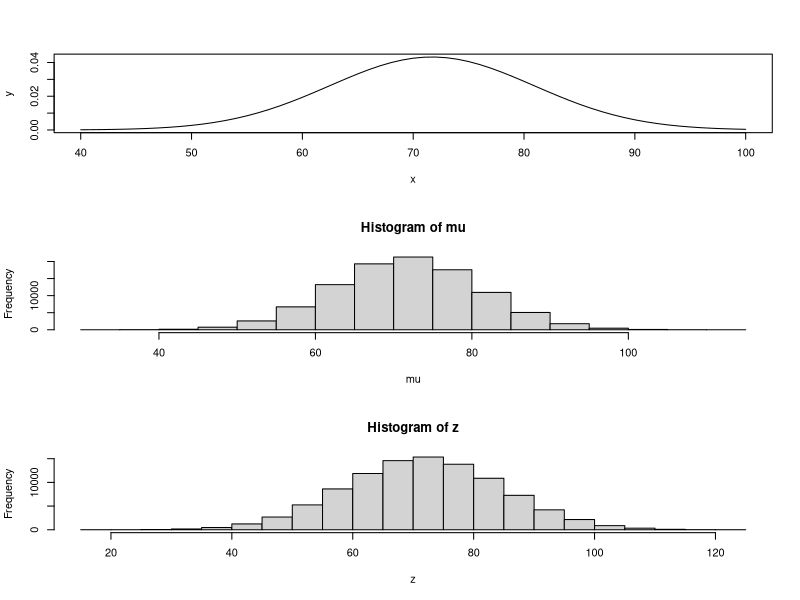
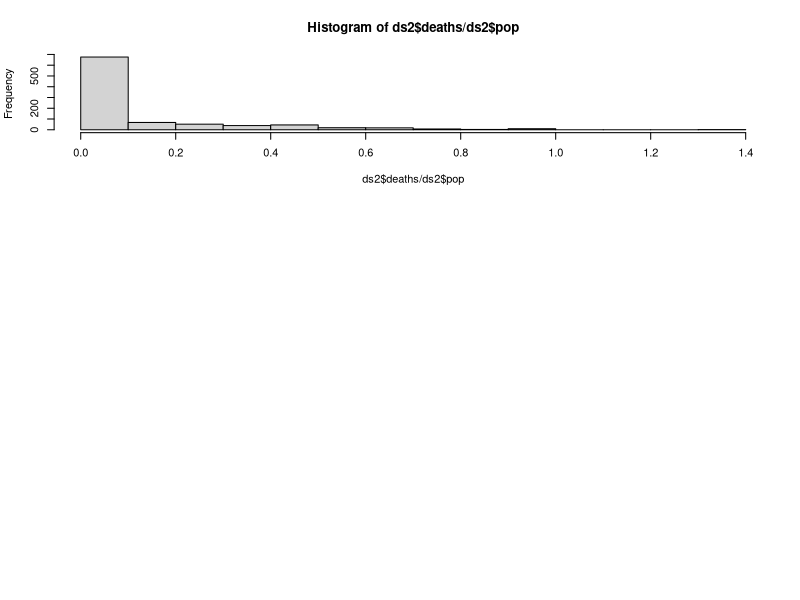

These figures' R source, in order: (Note: this script raises an error after producing the figures.)


par(mfrow=c(3,1))

x = seq(40,100,1)
y = dnorm(x, mean=71.69, sd=9.22)
plot(x,y, type='l')


mu = rnorm(100000, 71.69, sd=9.22) 
hist(mu)

z = rnorm(100000, mean=mu, sd=9) 


hist(z)
#
 
list.files() 
DP = read.csv('test_data.csv') 
head(DP)

ds1 = data.frame(YA=DP$YA, year=DP$Year.x, age = DP$Age.x, deaths=DP$Total.y, pop=DP$Total.x) 
ds2 = ds1[ds1$year>2000, ]
head(ds2) ; tail(ds2) ; hist(ds2$deaths/ds2$pop)

ds2$bins = ifelse( (ds2$deaths<=9 & ds2$deaths>=1), 1, 0)

ds2$pop = as.integer(ds2$pop)
ds2$deaths = as.integer(ds2$deaths)


m = glm(deaths ~ age + year + offset(log(pop)), data=ds2, family='poisson') 
summary(m)


year = ds2$year - 2000 
age  = ds2$age
o = log(ds2$pop)
n.deaths = ds2$deaths

binned = (ds2$bins==1) 
not.binned = (ds2$bins==0) 
n.not.binned = length(ds2$bins) - sum(ds2$bins) 
n.binned = sum(ds2$bins)
n.not.binned.plus.1 = n.not.binned+1
n.all = n.not.binned + n.binned

est=c(-11, 0.11, -0.01) # inital values 
fit2 = optim(par=est, fn=loglik,
             method="BFGS",
             hessian=TRUE, 
             control=list(fnscale=-1)); #maximize instead of min 




loglik=function(par) { # for comb. of binned and
  # unbinned counts 
  Linear.predictor = par[1] + 
    par[2]*age + 
    par[3]*year + o
  mu = exp(Linear.predictor)
  
  Prob.reported.data = rep(NA,length(mu))
  
  Prob.reported.data[not.binned] = 
    dpois(n.deaths[not.binned],
          mu[not.binned] )
  
  Prob.reported.data[binned] = 
    ppois(9,mu[binned]) - 
    ppois(0,mu[binned])  #isolating the density where we know binned counts to be   
  
  return( sum(log(Prob.reported.data)) )
}




